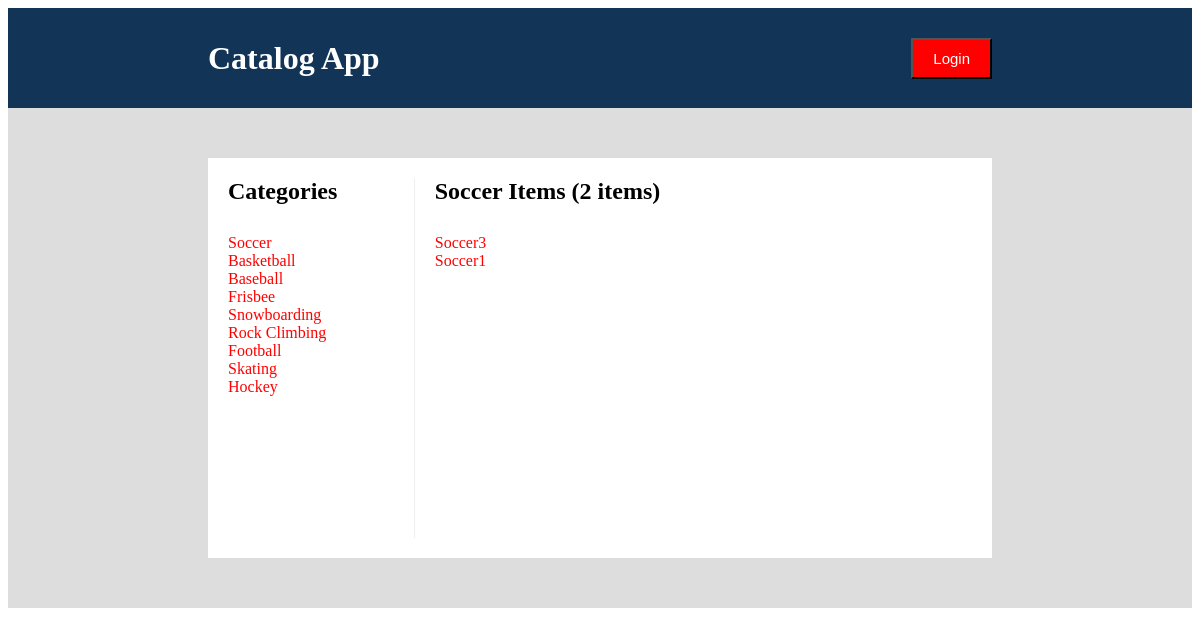
/catalog/Soccer/items, run on the app's committed database.
### database_setup.py (models this page shows, shortened)
class Category(Base) :
    __tablename__ = 'category'
    id = Column(Integer, primary_key=True)
    name = Column(String(100), nullable=False, unique=True)

class Item(Base) :
    __tablename__ = 'item'
    id = Column(Integer, primary_key=True)
    title = Column(String(100), nullable=False)
    description = Column(String(200))
    category_id = Column(Integer, ForeignKey('category.id'))
    category = relationship(Category)

### application.py (the view)
@app.route('/catalog/<categoryName>/items')
def showCategory(categoryName):
    categories = session.query(Category).all()
    categoryByName = session.query(Category).filter_by(name=categoryName).one()
    items = session.query(Item). \
        filter_by(category_id=categoryByName.id).all()
    return render_template(
        'categoryItem.html',
        categories=categories,
        categoryByName=categoryByName,
        items=items)

### templates/categoryItem.html (shortened to what this page needs)
{% extends "layout.html" %}
{% block content %}
<div class="subcontent">
    <div class="category">
        <div class="head">
            <h2>Categories</h2>
        </div>
        <div class="list">
            <ul>
                {% for category in categories %}
                <li>
                    <a href="{{ url_for('showCategory', categoryName=category.name) }}">
                        <span class="mainlink">{{ category.name }}</span>
                    </a>
                </li>
                {% endfor %}
            </ul>
        </div>
    </div>
    <div class="item">
            <div class="head">
            <h2>{{ categoryByName.name }} Items ({{ items|length }} items)</h2>
        </div>
        <div class="list">
            <ul>
                {% for item in items %}
                <li>
                    <a href="{{ url_for('showItem', categoryName=categoryByName.name, itemTitle=item.title) }}">
                        <span class="mainlink">{{ item.title }}</span>
                    </a>
                </li>
                {% endfor %}
            </ul>
        </div>
    </div>
</div>
{% endblock %}

### static/css/main.css (style rules this page uses)
a { text-decoration: none; }
ul { list-style: none; padding: 10px; margin: 0px; }
.content .subcontent { display: flex; flex-direction: row; height: 400px; margin: 50px 200px 0 200px; background-color: #ffffff; }
.content .subcontent .head { flex: 1; padding: 10px; }
.content .subcontent h2 { margin: 0px; }
.content .subcontent .list { flex: 9; }
.content .subcontent .category { display: flex; flex-direction: column; flex: 1; padding: 10px; }
.content .subcontent .item { display: flex; flex-direction: column; flex: 3; padding: 10px; }
.content .subcontent .mainlink { color: #ff0000; }

### data on the page
Category: name "Soccer"
Category: name "Basketball"
Category: name "Baseball"
Category: name "Frisbee"
Category: name "Snowboarding"
Category: name "Rock Climbing"
Category: name "Football"
Category: name "Skating"
Category: name "Hockey"
Item: title "Soccer3"
Item: title "Soccer1"

### other printed values
{{ items|length }} "2"
